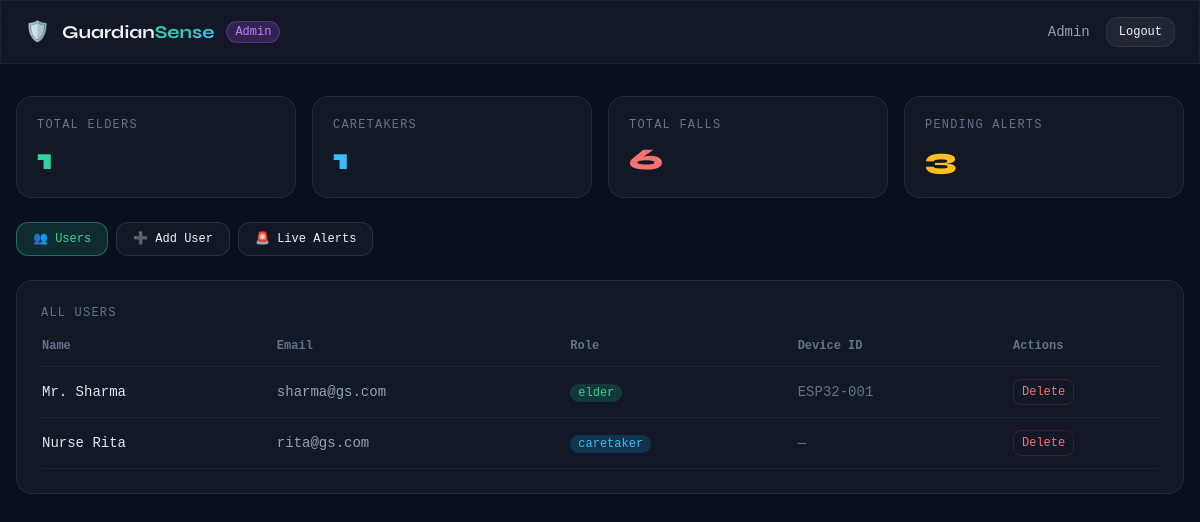
The page /admin (signed in) on the database its author committed.
### app.py (models this page shows)
class User(UserMixin, db.Model):
    id           = db.Column(db.Integer, primary_key=True)
    name         = db.Column(db.String(120), nullable=False)
    email        = db.Column(db.String(120), unique=True, nullable=False)
    password     = db.Column(db.String(200), nullable=False)
    role         = db.Column(db.String(20), nullable=False)   # admin | caretaker | elder
    device_id    = db.Column(db.String(64), nullable=True) # only for elders
    phone        = db.Column(db.String(20), nullable=True)
    caretaker_id = db.Column(db.Integer, db.ForeignKey('user.id'), nullable=True)  # elder → caretaker
    created_at   = db.Column(db.DateTime, default=datetime.utcnow)
    elder_charges = db.relationship('User', backref=db.backref('caretaker', remote_side=[id]), lazy='dynamic')
    sensor_logs   = db.relationship('SensorLog', backref='elder', lazy='dynamic', foreign_keys='SensorLog.elder_id')
    fall_events   = db.relationship('FallEvent', backref='elder', lazy='dynamic', foreign_keys='FallEvent.elder_id')

### app.py (the view)
@app.route('/admin')
@login_required
def admin_dashboard():
    if current_user.role != 'admin':
        return redirect(url_for('home'))
    elders     = User.query.filter_by(role='elder').all()
    caretakers = User.query.filter_by(role='caretaker').all()
    total_falls = FallEvent.query.count()
    pending     = FallEvent.query.filter_by(acknowledged=False).count()
    return render_template('admin.html',
        elders=elders, caretakers=caretakers,
        total_falls=total_falls, pending=pending)

### app.py (called while the page is built)
@login_manager.user_loader
def load_user(user_id):
    return User.query.get(int(user_id))

### templates/admin.html (shortened to what this page needs)
<!DOCTYPE html>
<html lang="en">
<head>
  <script src="https://cdn.tailwindcss.com"></script>
</head>
<body class="text-slate-100 min-h-screen">
<nav class="glass border-b border-white/5 px-6 py-4 flex items-center justify-between sticky top-0 z-50">
  <div class="flex items-center gap-3">
    <span class="text-xl">🛡️</span>
    <span class="font-bold text-lg">Guardian<span class="grad-text">Sense</span></span>
    <span class="text-xs font-mono bg-purple-500/20 text-purple-400 border border-purple-500/30 px-2 py-0.5 rounded-full">Admin</span>
  </div>
  <div class="flex items-center gap-4">
    <span class="text-sm text-slate-400 font-mono">{{ current_user.name }}</span>
    <a href="/logout" class="text-xs font-mono glass px-3 py-1.5 rounded-xl hover:bg-white/10 transition-colors">Logout</a>
  </div>
</nav>
<main class="max-w-7xl mx-auto px-4 py-8 space-y-6">
  <section class="grid grid-cols-2 md:grid-cols-4 gap-4">
    <div class="glass rounded-2xl p-5">
      <p class="text-xs font-mono text-slate-500 uppercase tracking-widest mb-2">Total Elders</p>
      <p class="text-3xl font-extrabold text-emerald-400" id="stat-elders">{{ elders|length }}</p>
    </div>
    <div class="glass rounded-2xl p-5">
      <p class="text-xs font-mono text-slate-500 uppercase tracking-widest mb-2">Caretakers</p>
      <p class="text-3xl font-extrabold text-sky-400" id="stat-caretakers">{{ caretakers|length }}</p>
    </div>
    <div class="glass rounded-2xl p-5">
      <p class="text-xs font-mono text-slate-500 uppercase tracking-widest mb-2">Total Falls</p>
      <p class="text-3xl font-extrabold text-red-400" id="stat-falls">{{ total_falls }}</p>
    </div>
    <div class="glass rounded-2xl p-5">
      <p class="text-xs font-mono text-slate-500 uppercase tracking-widest mb-2">Pending Alerts</p>
      <p class="text-3xl font-extrabold text-amber-400" id="stat-pending">{{ pending }}</p>
    </div>
  </section>
  <div class="flex gap-2 font-mono text-xs">
    <button onclick="showTab('users')"   class="tab-btn active glass px-4 py-2 rounded-xl border border-white/10 transition-all" id="tab-users">👥 Users</button>
    <button onclick="showTab('add')"     class="tab-btn glass px-4 py-2 rounded-xl border border-white/10 transition-all" id="tab-add">➕ Add User</button>
    <button onclick="showTab('alerts')"  class="tab-btn glass px-4 py-2 rounded-xl border border-white/10 transition-all" id="tab-alerts">🚨 Live Alerts</button>
  </div>
  <div id="panel-users" class="glass rounded-2xl p-6 slide-up">
    <p class="text-xs font-mono text-slate-500 uppercase tracking-widest mb-4">All Users</p>
    <div class="overflow-x-auto">
      <table class="w-full text-sm font-mono">
        <thead><tr class="text-slate-500 text-xs border-b border-white/5">
          <th class="text-left pb-3 pr-4">Name</th>
          <th class="text-left pb-3 pr-4">Email</th>
          <th class="text-left pb-3 pr-4">Role</th>
          <th class="text-left pb-3 pr-4">Device ID</th>
          <th class="text-left pb-3">Actions</th>
        </tr></thead>
        <tbody>
          {% for u in elders + caretakers %}
          <tr class="border-b border-white/5 hover:bg-white/[0.02] transition-colors" id="user-row-{{ u.id }}">
            <td class="py-3 pr-4 text-slate-200">{{ u.name }}</td>
            <td class="py-3 pr-4 text-slate-400">{{ u.email }}</td>
            <td class="py-3 pr-4">
              <span class="px-2 py-0.5 rounded-full text-xs
                {% if u.role=='caretaker' %}bg-sky-500/20 text-sky-400
                {% elif u.role=='elder' %}bg-emerald-500/20 text-emerald-400
                {% else %}bg-purple-500/20 text-purple-400{% endif %}">
                {{ u.role }}
              </span>
            </td>
            <td class="py-3 pr-4 text-slate-500">{{ u.device_id or '—' }}</td>
            <td class="py-3">
              <button onclick="deleteUser({{ u.id }}, '{{ u.name }}')"
                class="text-xs text-red-400 hover:text-red-300 font-mono border border-red-500/20 px-2 py-1 rounded-lg hover:bg-red-500/10 transition-colors">
                Delete
              </button>
            </td>
          </tr>
          {% endfor %}
        </tbody>
      </table>
    </div>
  </div>
</main>
</body>
</html>

### templates/admin.html (style rules this page uses)
body { background:#0a0f1e;font-family:'Syne',sans-serif; }
.glass { background:rgba(255,255,255,0.04);border:1px solid rgba(255,255,255,0.08);backdrop-filter:blur(12px); }
.grad-text { background:linear-gradient(135deg,#34d399,#38bdf8);-webkit-background-clip:text;-webkit-text-fill-color:transparent; }
.tab-btn.active { background:rgba(52,211,153,0.15);border-color:rgba(52,211,153,0.4);color:#34d399; }
.slide-up { animation:slideUp 0.3s ease-out; }

### rows shown on the page
User: name "Admin"
User: name "Mr. Sharma", email "sharma@gs.com", role "elder", device "ESP32-001"
User: name "Nurse Rita", email "rita@gs.com", role "caretaker", device_id "—"

### other values the page prints
{{ elders|length }} "1"
{{ caretakers|length }} "1"
{{ total_falls }} "6"
{{ pending }} "3"
